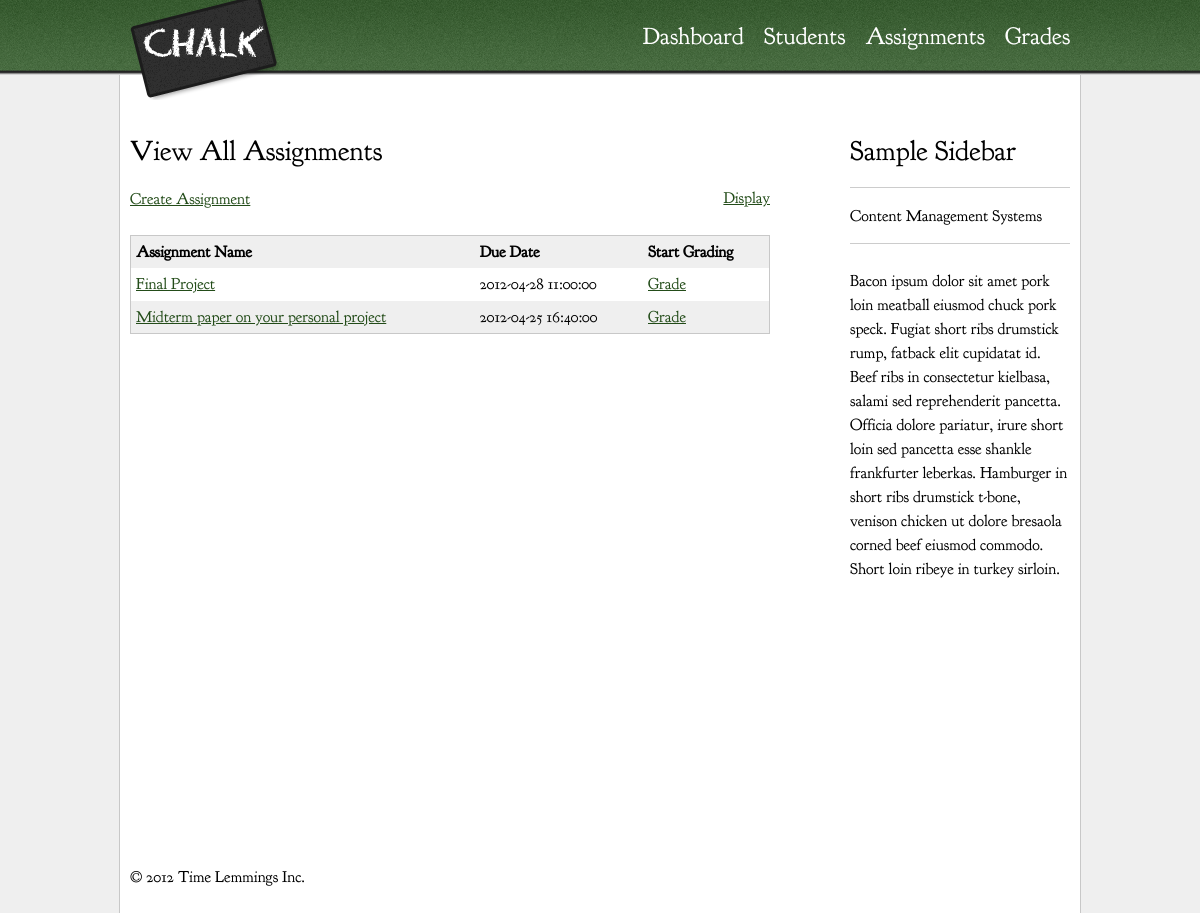
Screenshot of /index.php/assignments/viewAllAssignments (signed in) with the database file from the repository.
### tables this page shows
CREATE TABLE `assignments`(
	`assignmentID` int(10) unsigned NOT NULL auto_increment PRIMARY KEY,
	`dueDate` datetime NOT NULL,
	`setDate` datetime NOT NULL,
	`title` varchar(75) NOT NULL,
	`information` text, 
	`maxPoints` double
);

### application/controllers/assignments.php (called while the page is built, shortened)
<?php if ( ! defined('BASEPATH')) exit('No direct script access allowed');
class Assignments extends MY_Controller {
	public function __construct(){
		$this->load->model('Assignments_model');
	}
	public function viewAllAssignments(){
		$data = $this->Assignments_model->getAllAssignments();
		$send = array('entry' => $data);
		$this->load->view('view_all_assignments', $send);
	}
}

### public_html/index.php (called while the page is built, shortened)
<?php
require_once BASEPATH.'core/CodeIgniter.php';

### application/models/assignments_model.php (called while the page is built, shortened)
<?php
class Assignments_model extends CI_Model{
	function getAllAssignments($courseId = false){
		$query = $this->db->get('assignments');
		return $query->result();
	}
}
?>

### application/views/view_all_assignments.php (the view)
<?php $this->load->view('header') ?>
<div role="main" id="main">
	<h2>View All Assignments</h2>
	<p><?php echo anchor('assignments/createAssignment', 'Create Assignment', 'title="Create Assignment"'); ?></p>
	<div class="table-wrapper">
		<table class="respond">
			<thead>
				<tr>
					<th>Assignment Name</th>
					<th>Due Date</th>
					<th>Start Grading</th>
				</tr>
			</thead>
			<tbody>
			<?php foreach($entry as $row):?>
				<tr>
					<td><?php echo anchor('assignments/viewAssignment/' . $row->assignmentID, $row->title, 'title="' . $row->title . '"'); ?></td>
					<td><?php echo $row->dueDate; ?></td>
					<td><?php echo anchor('submissions/viewAssignmentGrades/' . $row->assignmentID, 'Grade', 'title="Grade"'); ?></td>
				</tr>
			<?php endforeach; ?>
			</tbody>
		</table>
	</div>
</div>
<?php $this->load->view('sidebar') ?>
<?php $this->load->view('footer') ?>

### application/views/header.php (shortened to what this page needs)
<!doctype html>
 <html class="no-js" lang="en">
<head>
  <link rel="stylesheet" href="<?php echo base_url() ?>/css/style.css">
</head>
<body>
  <header id="header">
    <div class="wrapper">
      <h1 class="logo"><a href="#">Chalk</a></h1>
      <nav id="navigation">
        <ul>
          <li><?php echo anchor('dashboard', 'Dashboard', 'title="Dashboard"'); ?></li>
          <li><?php echo anchor('users/viewAll', 'Students', 'title="Students"'); ?></li>
          <li><?php echo anchor('assignments/viewAllAssignments', 'Assignments', 'title="Assignments"'); ?></li>
          <li><?php echo anchor('grades', 'Grades', 'title="Grades"'); ?></li>
        </ul>
      </nav>
    </div>
  </header>
  <div class="content clearfix">

### application/views/sidebar.php
<div id="sidebar">
      <h2>Sample Sidebar</h2>
      <hr />
      <span>Content Management Systems</span>
      <hr />
      <p>Bacon ipsum dolor sit amet pork loin meatball eiusmod chuck pork speck. Fugiat short ribs drumstick rump, fatback elit cupidatat id. Beef ribs in consectetur kielbasa, salami sed reprehenderit pancetta. Officia dolore pariatur, irure short loin sed pancetta esse shankle frankfurter leberkas. Hamburger in short ribs drumstick t-bone, venison chicken ut dolore bresaola corned beef eiusmod commodo. Short loin ribeye in turkey sirloin.</p>
    </div>

### application/views/footer.php (shortened to what this page needs)
<footer id="footer">
        <p>&copy; 2012 Time Lemmings Inc. </p>
    </footer>
  </div>
</body>
</html>

### public_html/css/style.css (style rules this page uses)
article, aside, details, figcaption, figure, footer, header, hgroup, nav, section { display: block; }
html { font-size: 100%; -webkit-text-size-adjust: 100%; -ms-text-size-adjust: 100%; }
html, button, input, select, textarea { font-family: sans-serif; color: #222; }
body { margin: 0; font-size: 1em; line-height: 1.4; }
a { color: #00e; }
hr { display: block; height: 1px; border: 0; border-top: 1px solid #ccc; margin: 1em 0; padding: 0; }
ul, ol { margin: 1em 0; padding: 0 0 0 40px; }
nav ul, nav ol { list-style: none; list-style-image: none; margin: 0; padding: 0; }
table { border-collapse: collapse; border-spacing: 0; }
td { vertical-align: top; }
a:link { color: #234c19; }
body { background-color: #efefef; color: #000; font-family: "Goudy Bookletter", serif; }
h1 { font-size: 2em; margin: .75em 0; line-height: .75em; }
h2 { font-size: 1.75em; margin: .85714em 0; line-height: .85714em; font-weight: normal; }
p { font-size: 1em; margin: 1.5em 0; line-height: 1.5em; }
table { width: 100%; border: 1px solid #c8c8c8; }
td, th { padding: 5px; }
tr:nth-child(even) { background-color: #efefef; }
thead { text-align: left; }
thead tr { background-color: #efefef; }
#header { height: 100px; width: 100%; z-index: 9999px; position: relative; z-index: 9999; }
.wrapper { max-width: 940px; margin: auto; }
.content { max-width: 940px; margin: -25px auto 0 auto; padding: 40px 10px 0 10px; border-left: 1px solid #c8c8c8; border-right: 1px solid #c8c8c8; background: #fff; }
#main { width: 68.085%; min-height: 750px; float: left; }
#sidebar { width: 23.404%; float: right; }
#header { background: url('../img/header.png') repeat-x; }
#header .wrapper { background-color: transparent; border: none; position: relative; }
.logo { margin: 0; padding: 0; }
.logo a { text-indent: 100%; white-space: nowrap; overflow: hidden; background: url('../img/logo.png') no-repeat; height: 100px; width: 149px; margin: 0; padding: 0; display: block; }
#navigation { position: absolute; right: 0; top: 20px; }
#navigation li { float: left; margin-left: 20px; font-size: 1.5em; }
#navigation a { color: #fff; text-decoration: none; }
#footer { clear: both; width: 100%; }
.table-wrapper { position: relative; }
.enhanced th, .enhanced td { display: none; }
@media screen and (min-width: 800px) { .enhanced th, .enhanced td { display: table-cell; } }
.clearfix:before, .clearfix:after { content: ""; display: table; }
.clearfix:after { clear: both; }
.clearfix { *zoom: 1; }

### rows the page displays
assignments: assignmentID+title "Final Project", dueDate "2012-04-28 11:00:00", assignmentID "Grade"
assignments: assignmentID+title "Midterm paper on your personal project", dueDate "2012-04-25 16:40:00", assignmentID "Grade"

### other values shown
anchor('dashboard', 'Dashboard', 'title="Dashboard"') "Dashboard"
anchor('users/viewAll', 'Students', 'title="Students"') "Students"
anchor('grades', 'Grades', 'title="Grades"') "Grades"
